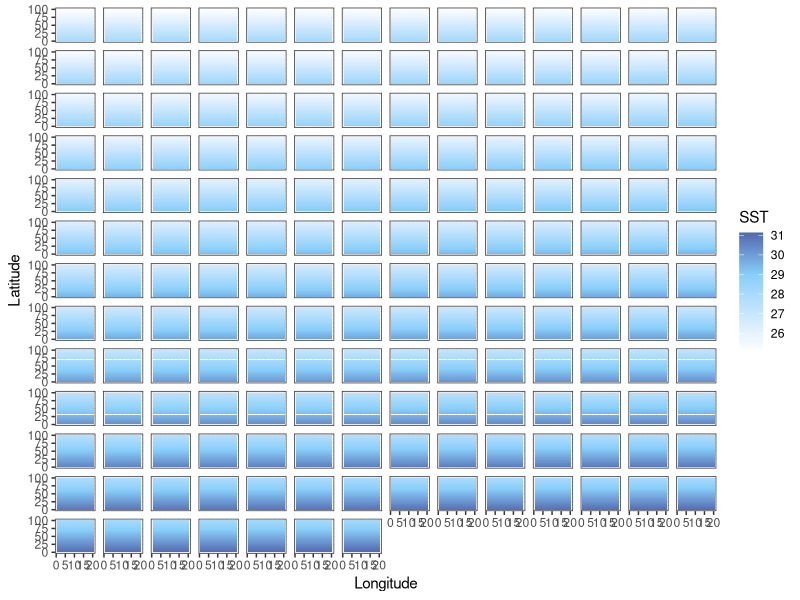
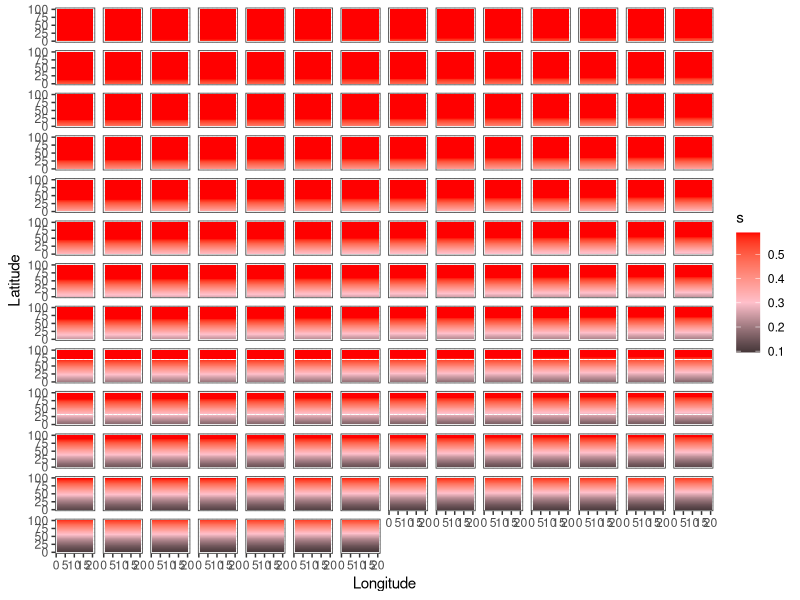
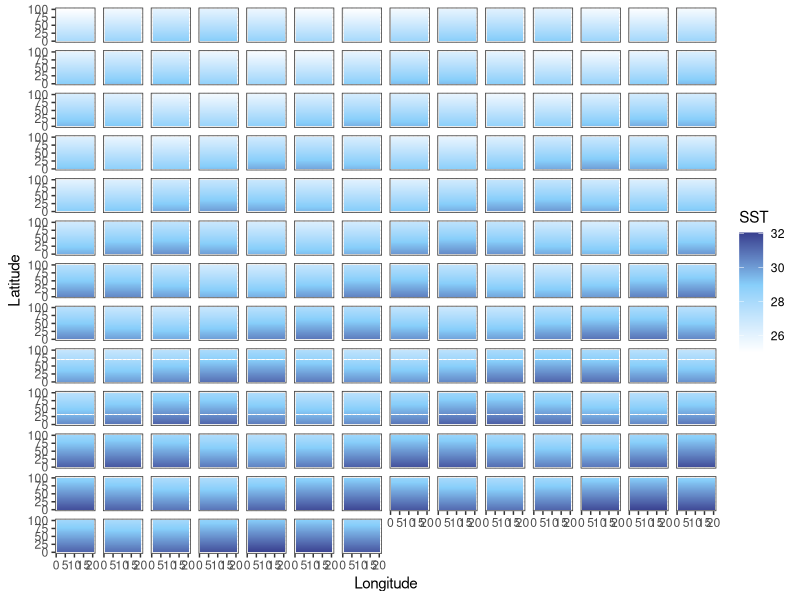
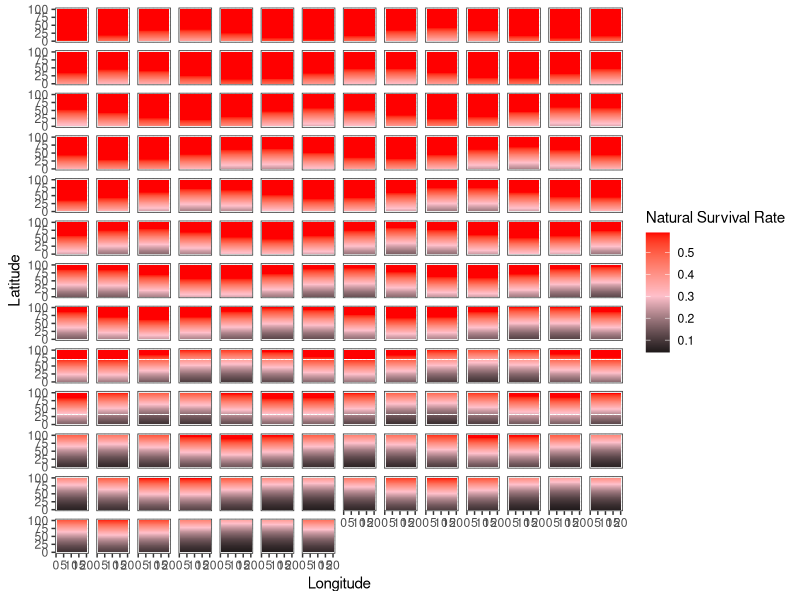
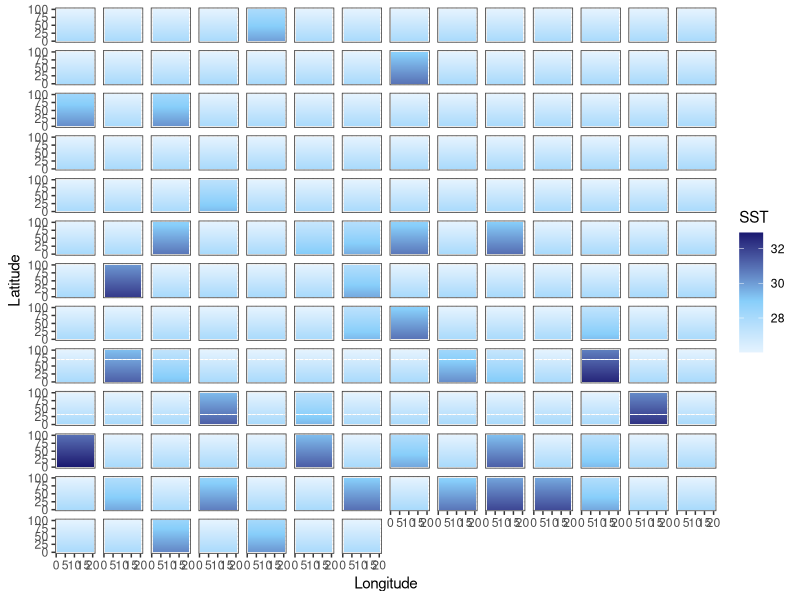
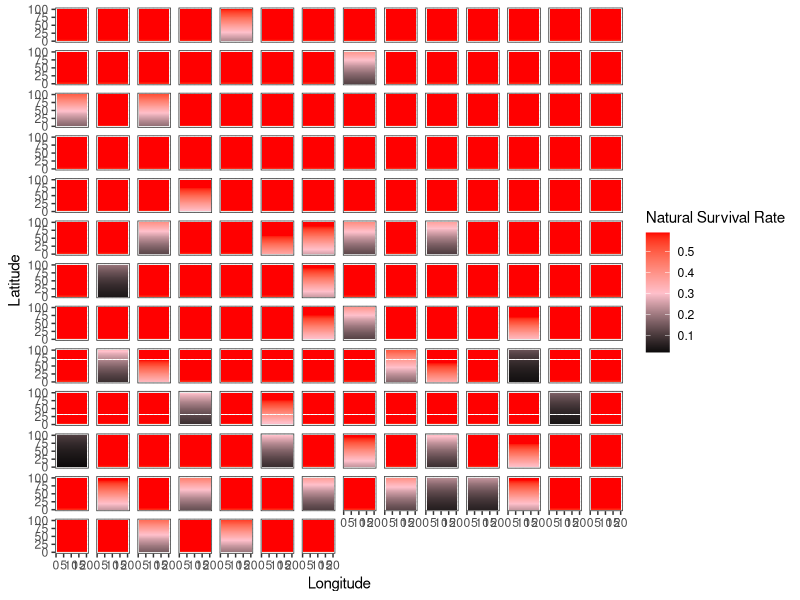

R code for these plots, in order:
library(tidyverse)
library(here)

addTaskCallback(function(...) {set.seed(42);TRUE})
options(warn=-1)

years = 175
NS.patches = 100
EW.patches = 20
opt.temp = 25

calc_temp_mortality <- function(SST, opt.temp, temp.range, s) {
  nat.m = array(0, c(nrow(SST), ncol(SST)))
  m = 1 - exp((-(SST[,] - opt.temp)^2)/(temp.range^2)) # temperature based mortality function from Walsworth et al.
  m = 1 - m
  nat.m = ifelse(m > s, s, m)
  return(nat.m)
}

# 0.3678794 29
# 0.2096114 30
# 0.1053992 31
# 0.0467706 32
# 0.0183156 33


### UNCOMMENT FOR CONSTANT MEAN SHIFT SST
SST.patches.mean <- array(0, c(NS.patches, EW.patches, years))
start_SST = (opt.temp) + NS.patches*0.03

for (i in 1:years) {
  SST = start_SST
  for (lat in 1:NS.patches) {
    SST.patches.mean[lat,,i] = SST
    SST = SST - 0.03
  }
  start_SST = start_SST + 0.018
}

### UNCOMMENT FOR ENSO VARIABLE MEAN SST
SST.patches.enso <- array(0, c(NS.patches, EW.patches, years))
start_SST = (opt.temp) + NS.patches*0.03

t=seq(1,years,1)
enso.value = 0.5*sin(t) + 0.018

for (i in 1:years) {
  SST = start_SST
  for (lat in 1:NS.patches) {
    SST.patches.enso[lat,,i] = SST
    SST = SST - 0.03
  }
  start_SST = start_SST + enso.value[i]
}

### UNCOMMENT FOR SHOCK SST CHANGES
SST.patches.shock <- array(0, c(NS.patches, EW.patches, years))
start_SST = (opt.temp) + NS.patches*0.03

for (i in 1:years) {
  heat_prob = runif(1, 0, 1)
  if ((i < 75 & heat_prob < 0.1) | (i >= 75 & heat_prob < 0.35)) {
    intensity <- runif(1, 1, ifelse(i < 75, 3, 5))
    SST = start_SST + intensity
  } else {
    SST = start_SST
  }
  for (lat in 1:NS.patches) {
    SST.patches.shock[lat,,i] = SST
    SST = SST - 0.02
  }
}

output_df_mean = data.frame() #create dataframe to hold results
output_df_enso = data.frame()
output_df_shock = data.frame()


# Mean --------------------------------------------------------------------

for(b in 1:years) {
  SSTdf_mean = SST.patches.mean[,,b] %>% 
    as.data.frame() 
  
  SSTdf_mean$lat = c(1:NS.patches)
  SSTdf_mean$year = paste0(b)
  
  output_df_mean = bind_rows(output_df_mean, SSTdf_mean)
}

SSTdf_mean = output_df_mean %>% 
  pivot_longer(V1:V20,
               names_to = "lon",
               values_to = "sst") %>% 
  mutate(lon = case_when(
    lon == "V1" ~ 1,
    lon == "V2" ~ 2,
    lon == "V3" ~ 3,
    lon == "V4" ~ 4,
    lon == "V5" ~ 5,
    lon == "V6" ~ 6,
    lon == "V7" ~ 7,
    lon == "V8" ~ 8,
    lon == "V9" ~ 9,
    lon == "V10" ~ 10,
    lon == "V11" ~ 11,
    lon == "V12" ~ 12,
    lon == "V13" ~ 13,
    lon == "V14" ~ 14,
    lon == "V15" ~ 15,
    lon == "V16" ~ 16,
    lon == "V17" ~ 17,
    lon == "V18" ~ 18,
    lon == "V19" ~ 19,
    lon == "V20" ~ 20
    )) %>% 
  mutate(year = as.numeric(year))

mt = ggplot(SSTdf_mean, aes(lon, lat, fill = sst)) +
  geom_tile() +
  labs(x = "Longitude", y = "Latitude", fill = "SST") +
  theme_bw() +
  scale_fill_gradient2(low = "white", high = "midnightblue", mid = "lightskyblue", midpoint = 29) +
  facet_wrap(~year) + 
  theme(
    strip.background = element_blank(),
    strip.text.x = element_blank())

SSTdf_mean = SSTdf_mean %>% 
  mutate(mortality = 1 - (1 - exp((-(sst - 25)^2)/(4^2)))) %>% 
  mutate(survival = ifelse(mortality > 0.59, 0.59, mortality))

mm = ggplot(SSTdf_mean, aes(lon, lat, fill = survival)) +
  geom_tile() +
  labs(x = "Longitude", y = "Latitude", fill = "s") +
  theme_bw() +
  scale_fill_gradient2(low = "black", high = "red", mid = "pink", midpoint = .3) +
  facet_wrap(~year) + 
  theme(
    strip.background = element_blank(),
    strip.text.x = element_blank())

# ENSO --------------------------------------------------------------------

for(b in 1:years) {
  SSTdf_enso = SST.patches.enso[,,b] %>% 
    as.data.frame() 
  
  SSTdf_enso$lat = c(1:NS.patches)
  SSTdf_enso$year = paste0(b)
  
  output_df_enso = bind_rows(output_df_enso, SSTdf_enso)
}

SSTdf_enso = output_df_enso %>% 
  pivot_longer(V1:V20,
               names_to = "lon",
               values_to = "sst") %>% 
  mutate(lon = case_when(
    lon == "V1" ~ 1,
    lon == "V2" ~ 2,
    lon == "V3" ~ 3,
    lon == "V4" ~ 4,
    lon == "V5" ~ 5,
    lon == "V6" ~ 6,
    lon == "V7" ~ 7,
    lon == "V8" ~ 8,
    lon == "V9" ~ 9,
    lon == "V10" ~ 10,
    lon == "V11" ~ 11,
    lon == "V12" ~ 12,
    lon == "V13" ~ 13,
    lon == "V14" ~ 14,
    lon == "V15" ~ 15,
    lon == "V16" ~ 16,
    lon == "V17" ~ 17,
    lon == "V18" ~ 18,
    lon == "V19" ~ 19,
    lon == "V20" ~ 20
  )) %>% 
  mutate(year = as.numeric(year))

et = ggplot(SSTdf_enso, aes(lon, lat, fill = sst)) +
  geom_tile() +
  labs(x = "Longitude", y = "Latitude", fill = "SST") +
  theme_bw() +
  scale_fill_gradient2(low = "white", high = "midnightblue", mid = "lightskyblue", midpoint = 29) +
  facet_wrap(~year) + 
  theme(
    strip.background = element_blank(),
    strip.text.x = element_blank())

SSTdf_enso = SSTdf_enso %>% 
  mutate(mortality = 1 - (1 - exp((-(sst - 25)^2)/(4^2)))) %>% 
  mutate(survival = ifelse(mortality > 0.59, 0.59, mortality))

em = ggplot(SSTdf_enso, aes(lon, lat, fill = survival)) +
  geom_tile() +
  labs(x = "Longitude", y = "Latitude", fill = "Natural Survival Rate") +
  theme_bw() +
  scale_fill_gradient2(low = "black", high = "red", mid = "pink", midpoint = .3) +
  facet_wrap(~year) + 
  theme(
    strip.background = element_blank(),
    strip.text.x = element_blank())

# shock -------------------------------------------------------------------

for(b in 1:years) {
  SSTdf_shock = SST.patches.shock[,,b] %>% 
    as.data.frame() 
  
  SSTdf_shock$lat = c(1:NS.patches)
  SSTdf_shock$year = paste0(b)
  
  output_df_shock = bind_rows(output_df_shock, SSTdf_shock)
}

SSTdf_shock = output_df_shock %>% 
  pivot_longer(V1:V20,
               names_to = "lon",
               values_to = "sst") %>% 
  mutate(lon = case_when(
    lon == "V1" ~ 1,
    lon == "V2" ~ 2,
    lon == "V3" ~ 3,
    lon == "V4" ~ 4,
    lon == "V5" ~ 5,
    lon == "V6" ~ 6,
    lon == "V7" ~ 7,
    lon == "V8" ~ 8,
    lon == "V9" ~ 9,
    lon == "V10" ~ 10,
    lon == "V11" ~ 11,
    lon == "V12" ~ 12,
    lon == "V13" ~ 13,
    lon == "V14" ~ 14,
    lon == "V15" ~ 15,
    lon == "V16" ~ 16,
    lon == "V17" ~ 17,
    lon == "V18" ~ 18,
    lon == "V19" ~ 19,
    lon == "V20" ~ 20
  )) %>% 
  mutate(year = as.numeric(year))

st = ggplot(SSTdf_shock, aes(lon, lat, fill = sst)) +
  geom_tile() +
  labs(x = "Longitude", y = "Latitude", fill = "SST") +
  theme_bw() +
  scale_fill_gradient2(low = "white", high = "midnightblue", mid = "lightskyblue", midpoint = 29) +
  facet_wrap(~year) + 
  theme(
    strip.background = element_blank(),
    strip.text.x = element_blank())

SSTdf_shock = SSTdf_shock %>% 
  mutate(mortality = 1 - (1 - exp((-(sst - 25)^2)/(4^2)))) %>% 
  mutate(survival = ifelse(mortality > 0.59, 0.59, mortality))

sm = ggplot(SSTdf_shock, aes(lon, lat, fill = survival)) +
  geom_tile() +
  labs(x = "Longitude", y = "Latitude", fill = "Natural Survival Rate") +
  theme_bw() +
  scale_fill_gradient2(low = "black", high = "red", mid = "pink", midpoint = .3) +
  facet_wrap(~year) + 
  theme(
    strip.background = element_blank(),
    strip.text.x = element_blank())

ggsave(mt, file=paste0("mean_temp.pdf"), path = here("04_figs", "climate"), height = 10, width = 15)
ggsave(mm, file=paste0("mean_mortality.pdf"), path = here("04_figs", "climate"), height = 10, width = 15)
ggsave(et, file=paste0("enso_temp.pdf"), path = here("04_figs", "climate"), height = 10, width = 15)
ggsave(em, file=paste0("enso_mortality.pdf"), path = here("04_figs", "climate"), height = 10, width = 15)
ggsave(st, file=paste0("shock_temp.pdf"), path = here("04_figs", "climate"), height = 10, width = 15)
ggsave(sm, file=paste0("shock_mortality.pdf"), path = here("04_figs", "climate"), height = 10, width = 15)
